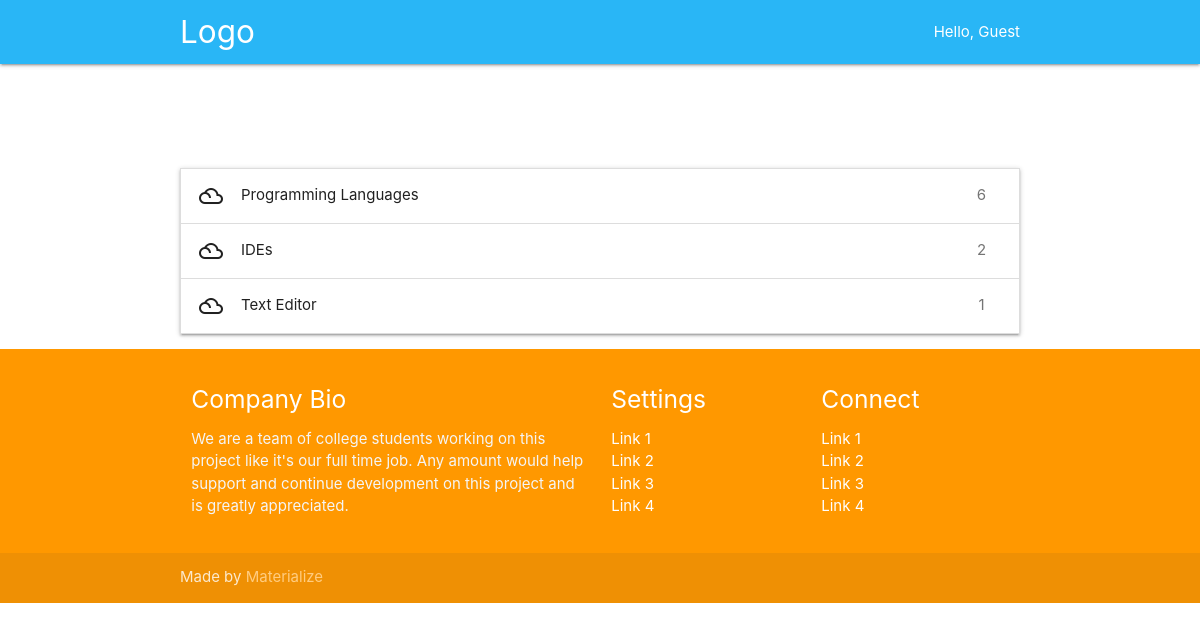
Page /categories/ on the committed database.
### pdb_app/models.py (models this page shows, shortened)
class Category(models.Model):
    name = models.CharField(max_length=50)
    class Meta:
        db_table = "categories"
        verbose_name_plural = "categories"

### pdb_app/views.py (the view)
# urls.py: path('categories/', views.categories, name='categories'),
def categories(request):
    template = loader.get_template('pdb_app/categories.html')
    categories_list: object = Category.objects.all()
    context = {
        'categories': categories_list,
    }
    return HttpResponse(template.render(context, request))

### pdb_app/templates/pdb_app/categories.html (shortened to what this page needs)
{% extends 'pdb_app/base.html' %}
{% block content %}
<ul class="collapsible">
    {% for category in categories %}
    <li>
        <div class="collapsible-header">
            <i class="material-icons">filter_drama</i>
            {{category.name}}
            <span class="badge">{{ category.item_set.all.count }}</span></div>
    </li>
    {% endfor %}
</ul>
{% endblock content %}

### rows in the picture
Category: name "Programming Languages", item_set.all.count "6"
Category: name "IDEs", item_set.all.count "2"
Category: name "Text Editor", item_set.all.count "1"
